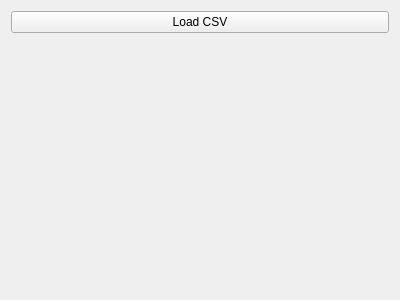
<?xml version="1.0" encoding="UTF-8"?>
<ui version="4.0">
 <class>Analog_Loader_Widget</class>
 <widget class="QWidget" name="Analog_Loader_Widget">
  <property name="geometry">
   <rect>
    <x>0</x>
    <y>0</y>
    <width>400</width>
    <height>300</height>
   </rect>
  </property>
  <property name="windowTitle">
   <string>Form</string>
  </property>
  <layout class="QVBoxLayout" name="verticalLayout">
   <item>
    <widget class="QPushButton" name="load_from_csv">
     <property name="text">
      <string>Load CSV</string>
     </property>
    </widget>
   </item>
   <item>
    <spacer name="verticalSpacer">
     <property name="orientation">
      <enum>Qt::Orientation::Vertical</enum>
     </property>
     <property name="sizeHint" stdset="0">
      <size>
       <width>20</width>
       <height>40</height>
      </size>
     </property>
    </spacer>
   </item>
  </layout>
 </widget>
 <resources/>
 <connections/>
</ui>
